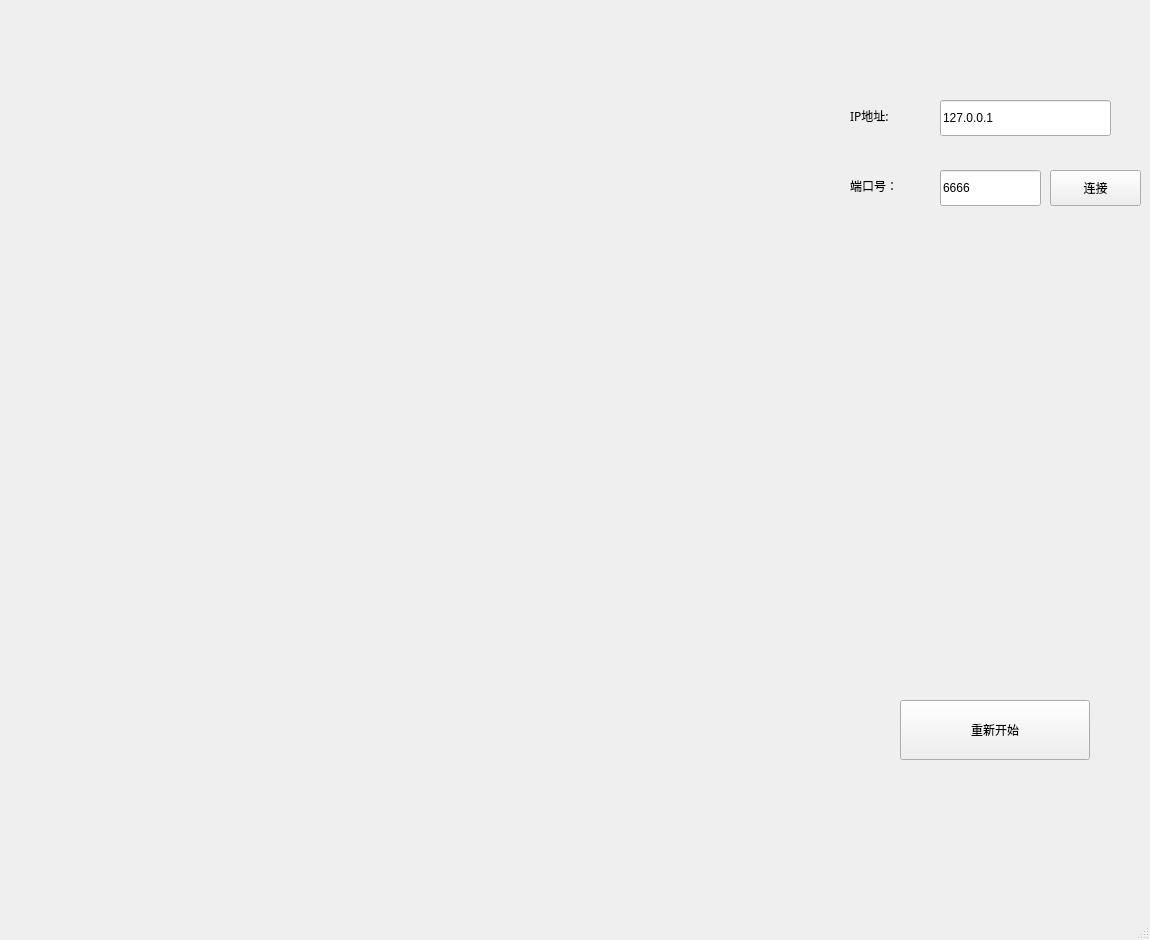
<?xml version="1.0" encoding="UTF-8"?>
<ui version="4.0">
 <class>MainWindow</class>
 <widget class="QMainWindow" name="MainWindow">
  <property name="geometry">
   <rect>
    <x>0</x>
    <y>0</y>
    <width>1150</width>
    <height>940</height>
   </rect>
  </property>
  <property name="minimumSize">
   <size>
    <width>1150</width>
    <height>940</height>
   </size>
  </property>
  <property name="maximumSize">
   <size>
    <width>1150</width>
    <height>940</height>
   </size>
  </property>
  <property name="windowTitle">
   <string>六子棋小游戏客户端</string>
  </property>
  <widget class="QWidget" name="centralwidget">
   <widget class="QLineEdit" name="lineEdit">
    <property name="geometry">
     <rect>
      <x>940</x>
      <y>100</y>
      <width>171</width>
      <height>36</height>
     </rect>
    </property>
    <property name="text">
     <string>127.0.0.1</string>
    </property>
   </widget>
   <widget class="QLineEdit" name="lineEdit_2">
    <property name="geometry">
     <rect>
      <x>940</x>
      <y>170</y>
      <width>101</width>
      <height>36</height>
     </rect>
    </property>
    <property name="text">
     <string>6666</string>
    </property>
   </widget>
   <widget class="QLabel" name="label">
    <property name="geometry">
     <rect>
      <x>850</x>
      <y>100</y>
      <width>121</width>
      <height>31</height>
     </rect>
    </property>
    <property name="font">
     <font>
      <family>AcadEref</family>
      <pointsize>9</pointsize>
     </font>
    </property>
    <property name="text">
     <string>IP地址:</string>
    </property>
   </widget>
   <widget class="QLabel" name="label_2">
    <property name="geometry">
     <rect>
      <x>850</x>
      <y>170</y>
      <width>101</width>
      <height>31</height>
     </rect>
    </property>
    <property name="font">
     <font>
      <family>AcadEref</family>
      <pointsize>9</pointsize>
     </font>
    </property>
    <property name="text">
     <string>端口号：</string>
    </property>
   </widget>
   <widget class="QPushButton" name="pushButton">
    <property name="geometry">
     <rect>
      <x>1050</x>
      <y>170</y>
      <width>91</width>
      <height>36</height>
     </rect>
    </property>
    <property name="text">
     <string>连接</string>
    </property>
   </widget>
   <widget class="QPushButton" name="pushButton_2">
    <property name="geometry">
     <rect>
      <x>900</x>
      <y>700</y>
      <width>190</width>
      <height>60</height>
     </rect>
    </property>
    <property name="font">
     <font>
      <family>AcadEref</family>
      <pointsize>9</pointsize>
     </font>
    </property>
    <property name="text">
     <string>重新开始</string>
    </property>
   </widget>
  </widget>
  <widget class="QMenuBar" name="menubar">
   <property name="geometry">
    <rect>
     <x>0</x>
     <y>0</y>
     <width>1150</width>
     <height>21</height>
    </rect>
   </property>
  </widget>
  <widget class="QStatusBar" name="statusbar"/>
 </widget>
 <resources/>
 <connections/>
</ui>
